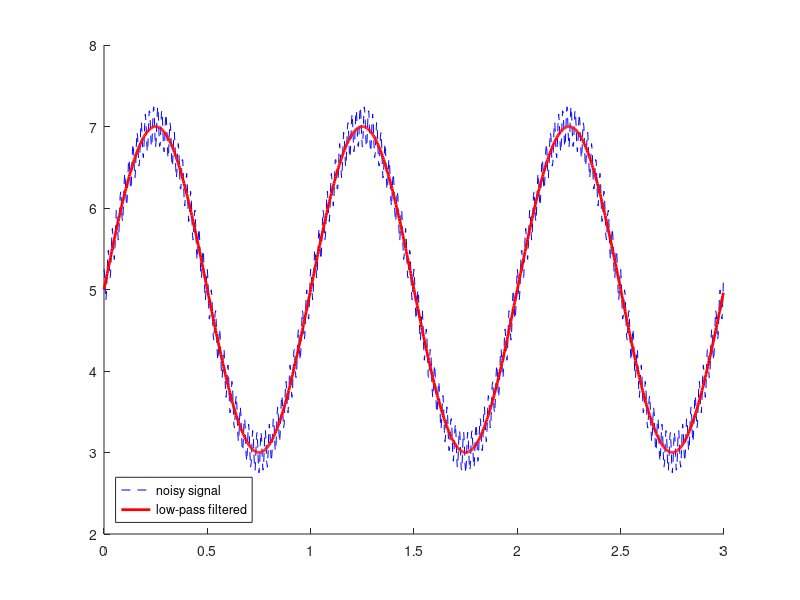
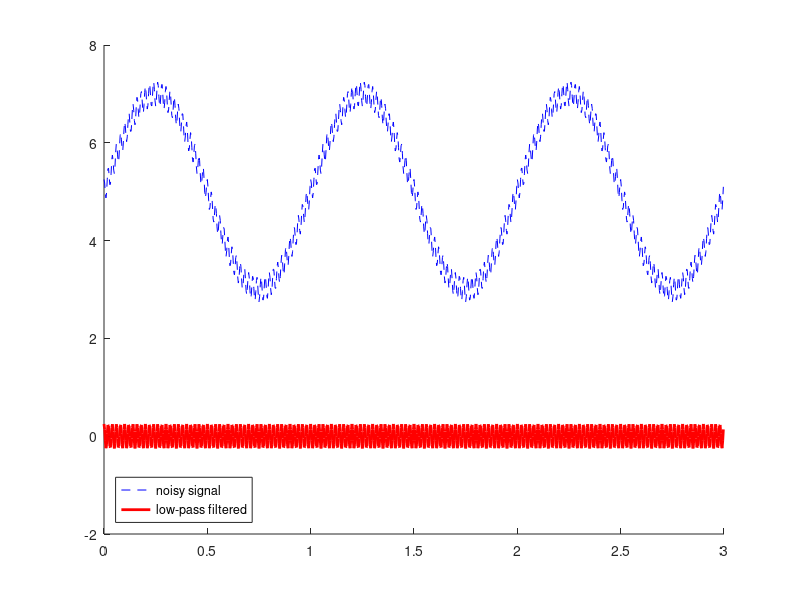

The MATLAB script that drew these images, in order:
% 1. Run as it is and observe what is happening
% 2. Try changing the coefficient of the higher frequency part and observe what
% happens (try making it 4 instead of 0.25)

t = [0:1/320:3-1/320];  % sampling in time
x = 5+ 2*cos(2*pi*t-pi/2) + 0.25*cos(100*pi*t); % generation of discrete signal

Y = fft(x); % computing fft
Y = fftshift(Y);  % rearranging the transformed output (center as DC term)

r = 20; % range of frequencies we want to preserve
rectangle = zeros(1,size(x,2));
rectangle(size(Y,2)/2-r/2:size(Y,2)/2+r/2) = 1; % preserve low frequencies (rect function)

Y1 = Y.*rectangle; % Multiplying with rect in transformed domain
y_rect = ifft(ifftshift(Y1));   % Low-pass filtered signal ()

hold on;
plot(t,x,'b--'); plot(t,y_rect,'r','LineWidth',2);
legend('noisy signal','low-pass filtered','Location','southwest')


%%%%% High pass filtering


r = 20; % range of frequencies we want to preserve
rectangle = ones(1,size(x,2));
rectangle(size(Y,2)/2-r/2:size(Y,2)/2+r/2) = 0; % preserve low frequencies (rect function)

Y1 = Y.*rectangle; % Multiplying with rect in transformed domain
y_rect = ifft(ifftshift(Y1));   % Low-pass filtered signal ()

figure,
hold on;
plot(t,x,'b--'); plot(t,y_rect,'r','LineWidth',2);
legend('noisy signal','low-pass filtered','Location','southwest')